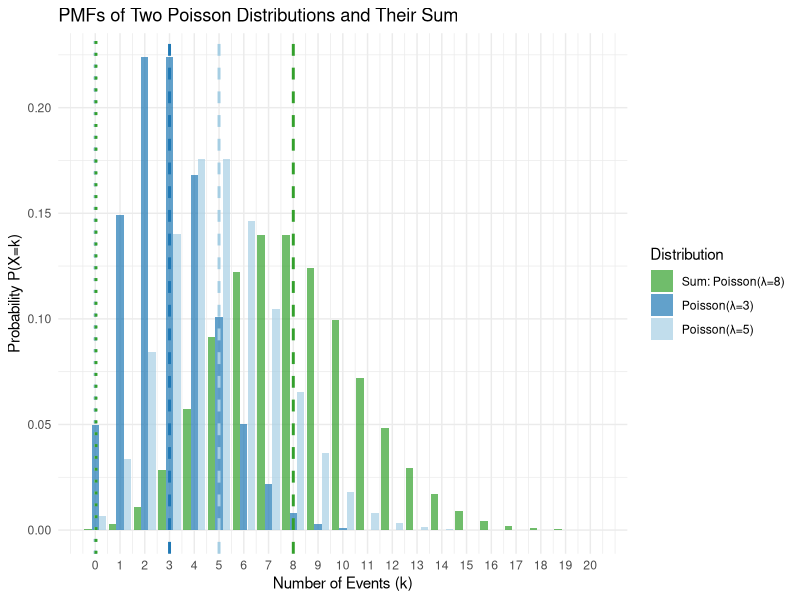
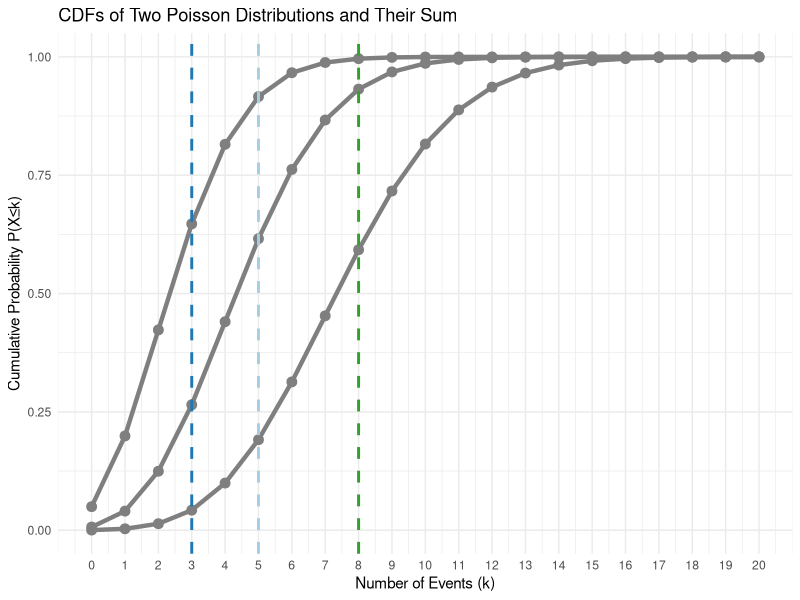

These figures' R source, in order:
## ---- chunk 1
# This script demonstrates that the sum of two independent Poisson random variables
# is also a Poisson random variable, with a rate parameter equal to the sum
# of the individual rate parameters.

# Load the necessary library for plotting
# The 'tidyverse' package is a good choice for this as it includes ggplot2.
# If you don't have it installed, run: install.packages("tidyverse")
library(tidyverse)

# --- 1. Define the Parameters ---

# Let's set the rate parameters for our two independent Poisson distributions.
# We'll use lambda_1 = 3 and lambda_2 = 5 for this example.
lambda1 <- 3
lambda2 <- 5

# The rate parameter for the sum of the two distributions will be the sum
# of the individual rate parameters.
lambda_sum <- lambda1 + lambda2

# Define the range of k (number of events) to plot.
# We choose a range that extends well beyond the expected values to show
# the full shape of the distributions.
k_values <- 0:20


# --- 2. Calculate the PMFs ---

# The PMF of a Poisson distribution is given by:
# P(X=k) = (e^(-lambda) * lambda^k) / k!

# Calculate the PMF for the first Poisson distribution, X1.
pmf1 <- dpois(k_values, lambda = lambda1)

# Calculate the PMF for the second Poisson distribution, X2.
pmf2 <- dpois(k_values, lambda = lambda2)

# Calculate the PMF for the sum, X_sum = X1 + X2.
# This should follow a Poisson distribution with the sum of the rates.
pmf_sum <- dpois(k_values, lambda = lambda_sum)


# --- 3. Create a Data Frame for Plotting ---

# We'll combine all the PMF data into a single data frame for easy plotting
# with ggplot2.
df_pmf <- tibble(
  k = k_values,
  pmf1 = pmf1,
  pmf2 = pmf2,
  pmf_sum = pmf_sum
)


# --- 4. Plot the PMFs ---

# Reshape the data for plotting with ggplot2, which works best with a
# "long" data format.
df_pmf_long <- df_pmf %>%
  pivot_longer(
    cols = c(pmf1, pmf2, pmf_sum),
    names_to = "distribution",
    values_to = "probability"
  )

# Define a color palette for the plots.
color_palette <- c("pmf1" = "#1f78b4", "pmf2" = "#a6cee3", "pmf_sum" = "#33a02c")
legend_labels <- c(
  "pmf1" = "Poisson(λ=3)",
  "pmf2" = "Poisson(λ=5)",
  "pmf_sum" = "Sum: Poisson(λ=8)"
)

# Plot the PMFs
pmf_plot <- ggplot(df_pmf_long, aes(x = k, y = probability, fill = distribution)) +
  geom_bar(stat = "identity", position = "dodge", alpha = 0.7) +
  labs(
    title = "PMFs of Two Poisson Distributions and Their Sum",
    x = "Number of Events (k)",
    y = "Probability P(X=k)",
    fill = "Distribution"
  ) +
  scale_fill_manual(values = color_palette, labels = legend_labels) +
  theme_minimal() +
  scale_x_continuous(breaks = seq(min(k_values), max(k_values), by = 1)) +
  # Add vertical lines for mean and median
  geom_vline(xintercept = lambda1, linetype = "dashed", color = color_palette["pmf1"], linewidth = 1) +
  geom_vline(xintercept = median(df_pmf$pmf1), linetype = "dotted", color = color_palette["pmf1"], linewidth = 1) +
  geom_vline(xintercept = lambda2, linetype = "dashed", color = color_palette["pmf2"], linewidth = 1) +
  geom_vline(xintercept = median(df_pmf$pmf2), linetype = "dotted", color = color_palette["pmf2"], linewidth = 1) +
  geom_vline(xintercept = lambda_sum, linetype = "dashed", color = color_palette["pmf_sum"], linewidth = 1) +
  geom_vline(xintercept = median(df_pmf$pmf_sum), linetype = "dotted", color = color_palette["pmf_sum"], linewidth = 1)


# --- 5. Calculate the CDFs ---

# The CDF of a Poisson distribution is the cumulative probability,
# i.e., P(X <= k) = sum(P(X=i)) for i=0 to k.
# R's ppois() function calculates this for us.

# Calculate the CDF for the first Poisson distribution, X1.
cdf1 <- ppois(k_values, lambda = lambda1)

# Calculate the CDF for the second Poisson distribution, X2.
cdf2 <- ppois(k_values, lambda = lambda2)

# Calculate the CDF for the sum, X_sum = X1 + X2.
# This should also follow a Poisson distribution.
cdf_sum <- ppois(k_values, lambda = lambda_sum)


# --- 6. Create a Data Frame for Plotting the CDFs ---

df_cdf <- tibble(
  k = k_values,
  cdf1 = cdf1,
  cdf2 = cdf2,
  cdf_sum = cdf_sum
)

# Reshape the data for plotting with ggplot2
df_cdf_long <- df_cdf %>%
  pivot_longer(
    cols = c(cdf1, cdf2, cdf_sum),
    names_to = "distribution",
    values_to = "probability"
  )


# --- 7. Plot the CDFs ---

cdf_plot <- ggplot(df_cdf_long, aes(x = k, y = probability, color = distribution, fill = distribution)) +
  geom_line(linewidth = 1.5) +
  geom_point(size = 3) +
  labs(
    title = "CDFs of Two Poisson Distributions and Their Sum",
    x = "Number of Events (k)",
    y = "Cumulative Probability P(X≤k)",
    color = "Distribution"
  ) +
  scale_color_manual(values = color_palette, labels = legend_labels) +
  scale_fill_manual(values = color_palette, labels = legend_labels) +
  theme_minimal() +
  scale_x_continuous(breaks = seq(min(k_values), max(k_values), by = 1)) +
  theme(legend.position = "bottom") +
  # Add vertical lines for mean and median
  geom_vline(xintercept = lambda1, linetype = "dashed", color = color_palette["pmf1"], linewidth = 1) +
  geom_vline(xintercept = lambda2, linetype = "dashed", color = color_palette["pmf2"], linewidth = 1) +
  geom_vline(xintercept = lambda_sum, linetype = "dashed", color = color_palette["pmf_sum"], linewidth = 1) 

# --- 8. Display the plots ---

# Print the plots to the R console or graphics device
print(pmf_plot)
print(cdf_plot)
